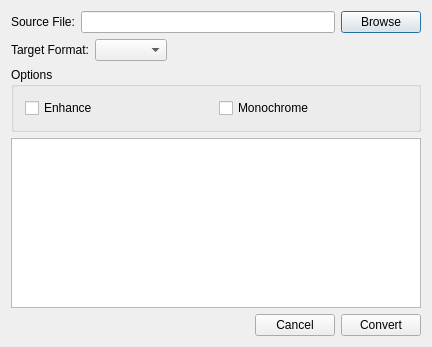
<?xml version="1.0" encoding="UTF-8"?>
<ui version="4.0">
 <class>Dialog</class>
 <widget class="QDialog" name="Dialog">
  <property name="geometry">
   <rect>
    <x>0</x>
    <y>0</y>
    <width>432</width>
    <height>347</height>
   </rect>
  </property>
  <property name="windowTitle">
   <string>Image Converer</string>
  </property>
  <layout class="QGridLayout" name="gridLayout">
   <item row="0" column="0">
    <layout class="QVBoxLayout" name="verticalLayout">
     <item>
      <layout class="QHBoxLayout" name="horizontalLayout">
       <item>
        <widget class="QLabel" name="sourceFileLabel">
         <property name="text">
          <string>Source File:</string>
         </property>
         <property name="buddy">
          <cstring>sourceFileLineEdit</cstring>
         </property>
        </widget>
       </item>
       <item>
        <widget class="QLineEdit" name="sourceFileLineEdit"/>
       </item>
       <item>
        <widget class="QPushButton" name="browseButton">
         <property name="text">
          <string>Browse</string>
         </property>
        </widget>
       </item>
      </layout>
     </item>
     <item>
      <layout class="QHBoxLayout" name="horizontalLayout_2">
       <item>
        <widget class="QLabel" name="targetFormatLabel">
         <property name="text">
          <string>Target Format:</string>
         </property>
         <property name="buddy">
          <cstring>comboBox</cstring>
         </property>
        </widget>
       </item>
       <item>
        <widget class="QComboBox" name="comboBox"/>
       </item>
       <item>
        <spacer name="horizontalSpacer">
         <property name="orientation">
          <enum>Qt::Horizontal</enum>
         </property>
         <property name="sizeHint" stdset="0">
          <size>
           <width>40</width>
           <height>20</height>
          </size>
         </property>
        </spacer>
       </item>
      </layout>
     </item>
     <item>
      <widget class="QGroupBox" name="groupBox">
       <property name="title">
        <string>Options</string>
       </property>
       <layout class="QVBoxLayout" name="verticalLayout_2">
        <item>
         <layout class="QHBoxLayout" name="horizontalLayout_3">
          <item>
           <widget class="QCheckBox" name="enhanceCheckBox">
            <property name="text">
             <string>Enhance</string>
            </property>
           </widget>
          </item>
          <item>
           <widget class="QCheckBox" name="monochromeCheckBox">
            <property name="text">
             <string>Monochrome</string>
            </property>
           </widget>
          </item>
         </layout>
        </item>
       </layout>
      </widget>
     </item>
     <item>
      <widget class="QPlainTextEdit" name="plainTextEdit"/>
     </item>
     <item>
      <layout class="QHBoxLayout" name="horizontalLayout_4">
       <item>
        <spacer name="horizontalSpacer_2">
         <property name="orientation">
          <enum>Qt::Horizontal</enum>
         </property>
         <property name="sizeHint" stdset="0">
          <size>
           <width>40</width>
           <height>20</height>
          </size>
         </property>
        </spacer>
       </item>
       <item>
        <widget class="QPushButton" name="cancelPushButton">
         <property name="text">
          <string>Cancel</string>
         </property>
        </widget>
       </item>
       <item>
        <widget class="QPushButton" name="convertPushButton">
         <property name="text">
          <string>Convert</string>
         </property>
        </widget>
       </item>
      </layout>
     </item>
    </layout>
   </item>
  </layout>
 </widget>
 <layoutdefault spacing="6" margin="11"/>
 <resources/>
 <connections/>
</ui>
